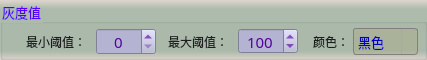
      <widget class="QGroupBox" name="groupCamera_4">
       <property name="geometry">
        <rect>
         <x>9</x>
         <y>246</y>
         <width>427</width>
         <height>60</height>
        </rect>
       </property>
       <property name="font">
        <font>
         <family>微软雅黑</family>
         <pointsize>10</pointsize>
        </font>
       </property>
       <property name="styleSheet">
        <string notr="true">background-color: qlineargradient(x1:0, y1:0, x2:0, y2:1, stop:0 #dfd5cf, stop: 0.15 #acbbac, stop: 0.85 #acbbac,stop:1 #dfd5cf);
color: rgb(85, 0, 255);</string>
       </property>
       <property name="title">
        <string>灰度值</string>
       </property>
       <widget class="QLabel" name="label_7">
        <property name="geometry">
         <rect>
          <x>26</x>
          <y>32</y>
          <width>79</width>
          <height>19</height>
         </rect>
        </property>
        <property name="font">
         <font>
          <family>微软雅黑</family>
          <pointsize>9</pointsize>
          <weight>50</weight>
          <bold>false</bold>
         </font>
        </property>
        <property name="styleSheet">
         <string notr="true">color: rgb(30, 30, 30);
background: transparent;</string>
        </property>
        <property name="text">
         <string>最小阈值：</string>
        </property>
       </widget>
       <widget class="QSpinBox" name="spinMaxThreshold">
        <property name="geometry">
         <rect>
          <x>238</x>
          <y>28</y>
          <width>60</width>
          <height>26</height>
         </rect>
        </property>
        <property name="font">
         <font>
          <family>微软雅黑</family>
          <pointsize>11</pointsize>
         </font>
        </property>
        <property name="styleSheet">
         <string notr="true">QWidget{color: rgb(85, 0, 155);background-color: rgb(180, 180, 210);}
QSpinBox::up-button{
    border:transparent;
}
QSpinBox::down-button{
    border:transparent;
}
QSpinBox::up-arrow{
    image:url(:/resource/up.png);
}
QSpinBox::down-arrow{
    image:url(:/resource/down.png);
}</string>
        </property>
        <property name="alignment">
         <set>Qt::AlignCenter</set>
        </property>
        <property name="minimum">
         <number>1</number>
        </property>
        <property name="maximum">
         <number>255</number>
        </property>
        <property name="value">
         <number>100</number>
        </property>
       </widget>
       <widget class="QLabel" name="label_8">
        <property name="geometry">
         <rect>
          <x>168</x>
          <y>32</y>
          <width>73</width>
          <height>19</height>
         </rect>
        </property>
        <property name="font">
         <font>
          <family>微软雅黑</family>
          <pointsize>9</pointsize>
          <weight>50</weight>
          <bold>false</bold>
         </font>
        </property>
        <property name="styleSheet">
         <string notr="true">color: rgb(30, 30, 30);
background: transparent;</string>
        </property>
        <property name="text">
         <string>最大阈值：</string>
        </property>
       </widget>
       <widget class="QSpinBox" name="spinMinThreshold">
        <property name="geometry">
         <rect>
          <x>96</x>
          <y>28</y>
          <width>60</width>
          <height>27</height>
         </rect>
        </property>
        <property name="font">
         <font>
          <family>微软雅黑</family>
          <pointsize>11</pointsize>
         </font>
        </property>
        <property name="styleSheet">
         <string notr="true">QWidget{color: rgb(85, 0, 155);background-color: rgb(180, 180, 210);}
QSpinBox::up-button{
    border:transparent;
}
QSpinBox::down-button{
    border:transparent;
}
QSpinBox::up-arrow{
    image:url(:/resource/up.png);
}
QSpinBox::down-arrow{
    image:url(:/resource/down.png);
}</string>
        </property>
        <property name="alignment">
         <set>Qt::AlignCenter</set>
        </property>
        <property name="minimum">
         <number>0</number>
        </property>
        <property name="maximum">
         <number>254</number>
        </property>
        <property name="value">
         <number>0</number>
        </property>
       </widget>
       <widget class="QLabel" name="label_15">
        <property name="geometry">
         <rect>
          <x>313</x>
          <y>32</y>
          <width>47</width>
          <height>19</height>
         </rect>
        </property>
        <property name="font">
         <font>
          <family>微软雅黑</family>
          <pointsize>9</pointsize>
         </font>
        </property>
        <property name="styleSheet">
         <string notr="true">color: rgb(30, 30, 30);
background: transparent;</string>
        </property>
        <property name="text">
         <string>颜色：</string>
        </property>
       </widget>
       <widget class="QComboBox" name="comboColor">
        <property name="geometry">
         <rect>
          <x>353</x>
          <y>28</y>
          <width>65</width>
          <height>27</height>
         </rect>
        </property>
        <property name="font">
         <font>
          <family>微软雅黑</family>
          <pointsize>10</pointsize>
         </font>
        </property>
        <property name="styleSheet">
         <string notr="true">QComboBox {
    border: 1px solid gray;
    border-radius: 3px;  
    min-width: 3em;
    color: rgb(0, 0, 200);
	background-color: rgba(170, 170, 127,100);
}
QComboBox::drop-down {
    subcontrol-origin: padding;
    subcontrol-position: top right;
    width: 15px; 
    border-left-width: 1px;
    border-left-color: darkgray;
    border-left-style: solid;
    border-top-right-radius: 3px;
    border-bottom-right-radius: 3px;
}

QComboBox::down-arrow {
    image: url(:/resource/down.png);
} 
QComboBox::down-arrow:on {
    top: 1px;
    left: 1px;
}</string>
        </property>
        <item>
         <property name="text">
          <string>黑色</string>
         </property>
        </item>
        <item>
         <property name="text">
          <string>白色</string>
         </property>
        </item>
       </widget>
       <zorder>label_8</zorder>
       <zorder>label_7</zorder>
       <zorder>spinMaxThreshold</zorder>
       <zorder>spinMinThreshold</zorder>
       <zorder>label_15</zorder>
       <zorder>comboColor</zorder>
      </widget>
